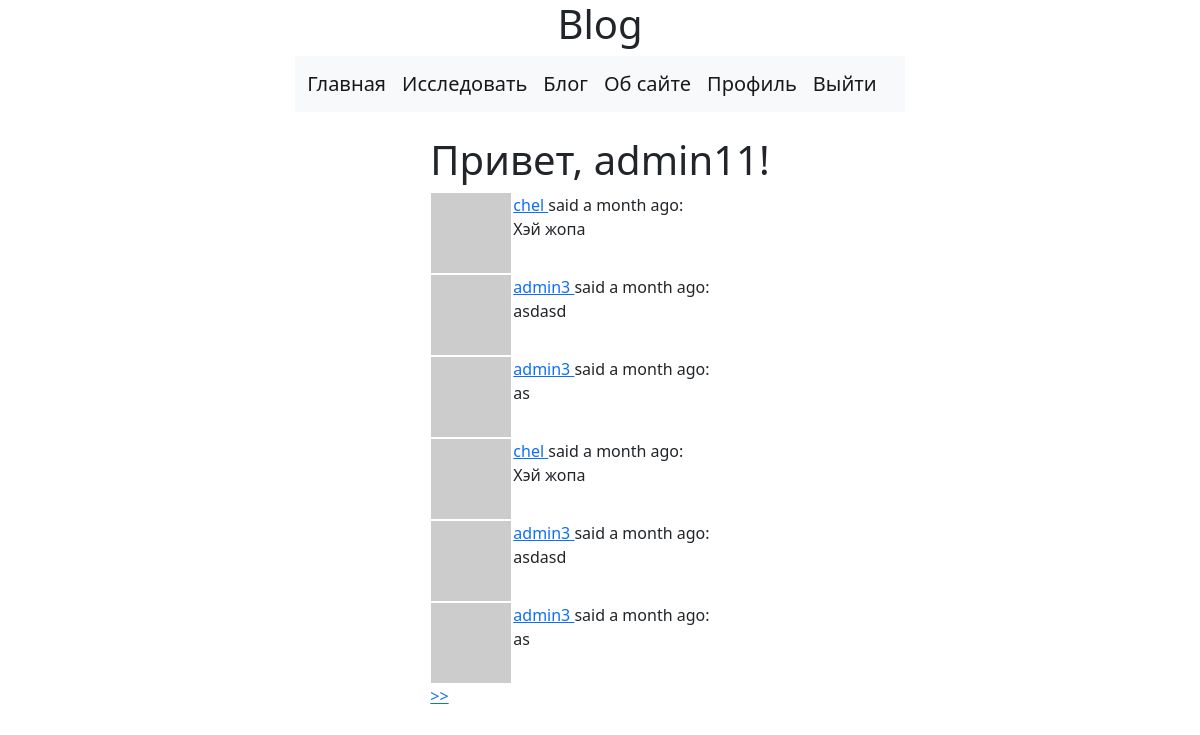
Page /main/explore (signed in) on the earlier database version.
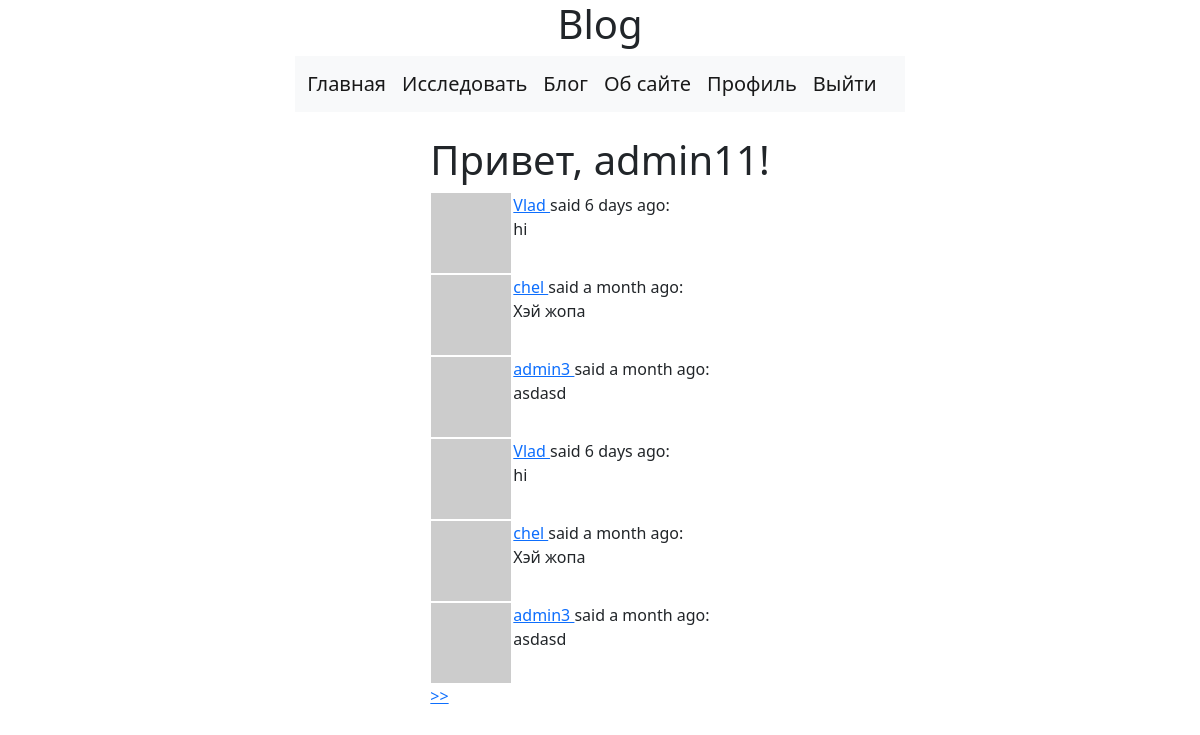
Same page on the later database version.
### app/models.py (models this page shows, shortened)
class User(UserMixin, db.Model):
    id = db.Column(db.Integer, primary_key=True)
    username = db.Column(db.String(64), index=True, unique=True)
    email = db.Column(db.String(120), index=True, unique=True)
    password_hash = db.Column(db.String(128))
    posts = db.relationship('Post', backref='author', lazy='dynamic')
    about_me = db.Column(db.String(140))
    last_seen = db.Column(db.DateTime, default=datetime.utcnow)
    followed = db.relationship(
        "User", secondary=followers,
        primaryjoin=(followers.c.follower_id == id),
        secondaryjoin=(followers.c.followed_id == id),
        backref=db.backref('followers', lazy='dynamic'), lazy='dynamic')
    def avatar(self, size):
        digest = md5(self.email.lower().encode('utf-8')).hexdigest()
        return f'https://www.gravatar.com/avatar/{digest}?d=identicon&s={size}'

class Post(db.Model):
    id = db.Column(db.Integer, primary_key=True)
    body = db.Column(db.String(140))
    timestamp = db.Column(db.DateTime, index=True, default=datetime.utcnow)
    user_id = db.Column(db.Integer, db.ForeignKey('user.id'))

### app/main/routes.py (the view)
@bp.route('/explore')
@login_required
def explore():
    page = request.args.get('page', 1, type=int)
    posts = Post.query.order_by(Post.timestamp.desc()).paginate(page, current_app.config['POSTS_PER_PAGE'], False)
    next_url = url_for('main.explore', page=posts.next_num) if posts.has_next else None
    prev_url = url_for('main.explore', page=posts.prev_num) if posts.has_prev else None
    return render_template('main.html', title='Explore', posts=posts.items,
                           next_url=next_url, prev_url=prev_url)

### app/main/routes.py (called while the page is built)
@bp.before_request
def before_request():
    if current_user.is_authenticated:
        current_user.last_seen = datetime.utcnow()
        db.session.commit()

### app/models.py (called while the page is built)
@login.user_loader
def load_user(id_user):
    return User.query.get(int(id_user))

### app/templates/main.html (shortened to what this page needs)
{% extends "base.html" %}
{% block content %}
    <h1>Привет, {{ current_user.username }}!</h1>
        {% for post in posts %}
            {% include "_post.html" %}
        {% endfor %}
    {% for post in posts %}
        {% include '_post.html' %}
    {% endfor %}
    {% if next_url %}
    <a href="{{ next_url }}" > >> </a>
    {% endif %}
{% endblock %}

### app/templates/base.html (shortened to what this page needs)
<!doctype html>
<html lang="en">
  <head>
      <link href="https://cdn.jsdelivr.net/npm/bootstrap@5.2.0-beta1/dist/css/bootstrap.min.css" rel="stylesheet">
  </head>
  <body>
<div class="container">
  <div class="row justify-content-md-center">
    <div class="col col-lg-2">
    </div>
    <div class="col-md-auto">
    <h1> Blog </h1>
    </div>
    <div class="col col-lg-2">
    </div>
  </div>
      <div class="row justify-content-md-center">
    <div class="col col-lg-2">
    </div>
    <div class="col-md-auto">
        <nav class="navbar bg-light">
          <div class="container-fluid">
            <a class="navbar-brand" href="{{ url_for('main.main') }}">Главная</a>
            <a class="navbar-brand" href="{{ url_for('main.explore') }}">Исследовать</a>
            <a class="navbar-brand" href="{{ url_for('main.blog') }}">Блог</a>
            <a class="navbar-brand" href="{{ url_for('main.about') }}">Об сайте</a>
                {% if current_user.is_anonymous %}
                <a class="navbar-brand" href="{{ url_for('auth.login') }}">Войти</a>
              {% else %}
                <a class="navbar-brand" href="{{ url_for('main.user', username=current_user.username) }}">Профиль</a>
                <a class="navbar-brand" href="{{ url_for('auth.logout') }}">Выйти</a>
                {% endif %}
          </div>
        </nav>
    </div>
    <div class="col col-lg-2">
    </div>
  </div>
      <div class="row justify-content-md-center">
    <div class="col col-lg-2">
    </div>
    <div class="col-md-auto">
        <div class="post-content">
            <br>
                {% block content %}{% endblock %}
        </div>
    </div>
    <div class="col col-lg-2">
    </div>
  </div>
</div>
  </body>
</html>

### app/templates/_post.html
<table>
    <tr valign="top">
        <td><img src="{{ post.author.avatar(36) }}"></td>
        <td><a href="{{ url_for('main.user', username=post.author.username) }}">
                {{ post.author.username }}
            </a>
            said {{ moment(post.timestamp).fromNow() }}:
            <br>
            {{ post.body }}
        </td>
    </tr>
</table>

Differences in the rows shown:
no longer on this page (row unchanged): Post: author.username "admin3", timestamp "a month ago", body "as"
added Post: author.username "Vlad", timestamp "6 days ago", body "hi"
